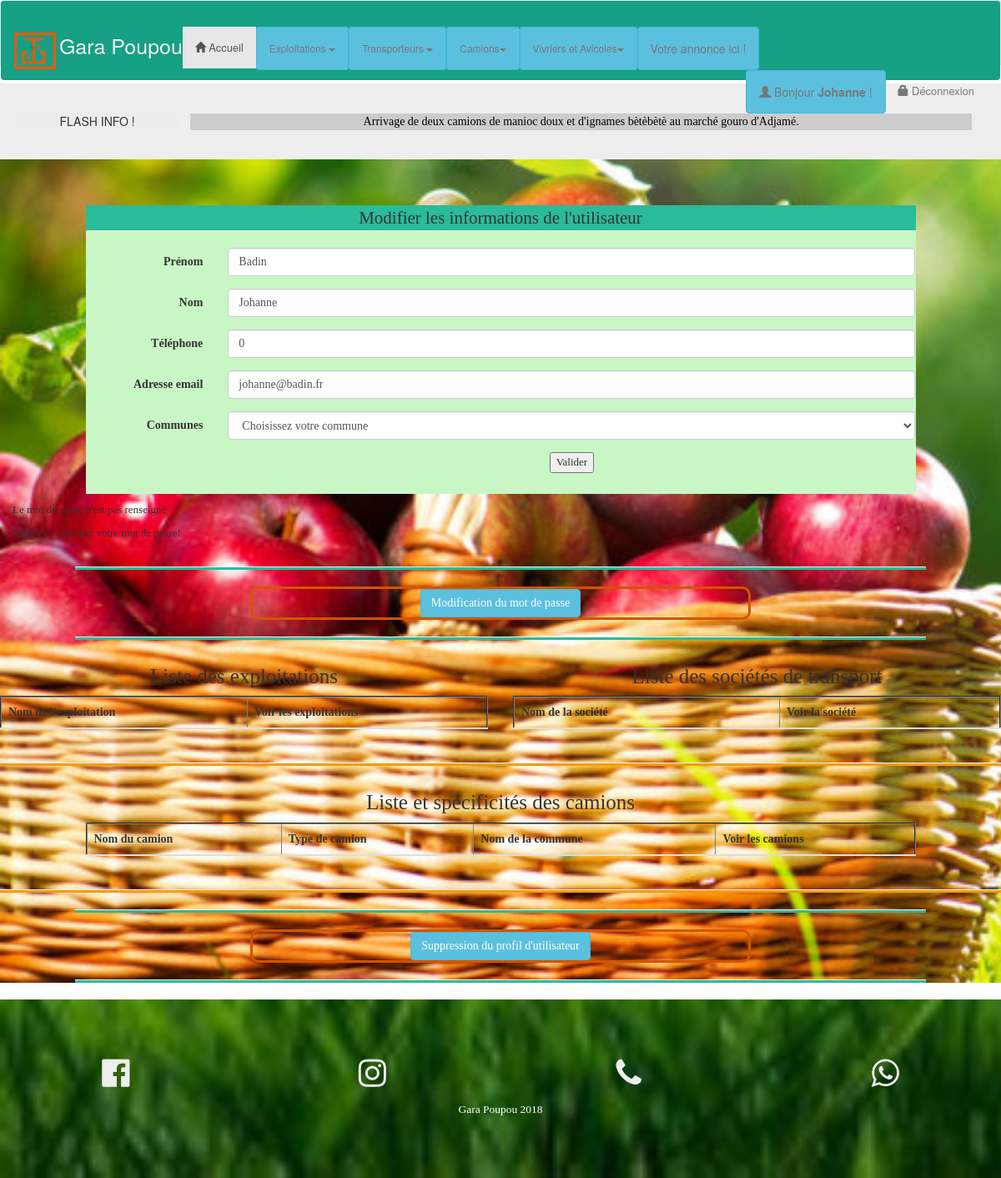
Screenshot of /profiluser.php (signed in) with the database file from the repository.
### tables this page shows
CREATE TABLE `piupiu_users`(
        `id`                  int (11) Auto_increment  NOT NULL ,
        `lastName`            Varchar (30) NOT NULL ,
        `firstName`           Varchar (25) NOT NULL ,
        `phoneNumber`        Int NOT NULL ,
        `email`               Varchar (255) NOT NULL ,
        `password`            Varchar (60) NOT NULL ,
        `activityDescription` Text ,
        `idCommunes`  Int NOT NULL ,
        PRIMARY KEY (`id`)
);

### controllers/profilUserController.php (called while the page is built, shortened)
<?php
$formError = array();
if (isset($_SESSION['id'])) {
    $users = new users();
    $users->id = $_SESSION['id'];
    $usersList = $users->getProfilUserById();
}
if (empty($_POST['modifyPassword'])) {
    $formError['modifyPassword'] = 'Le mot de passe  n\'est pas renseigné';
}
if (empty($_POST['passwordConfirm'])) {
    $formError['passwordConfirm'] = 'Veuillez confirmer votre mot de passe!';
}

### models/database.php (called while the page is built, shortened)
<?php
class dataBase {
    public function __construct() {
        try {
            $this->db = new PDO('mysql:host=127.0.0.1;dbname=GaraPoupou;charset=utf8', 'root', 'i271220101127B');
        } catch (Exception $ex) {
            die('Erreur : ' . $ex->getMessage());
        }
    }
}
?>

### models/usersModel.php (called while the page is built, shortened)
<?php
class users extends dataBase {
    public $id = 0;
    public function getProfilUserById() {
        $profilUserList = array();
        $query = 'SELECT `piupiu_users`.`lastName`, `piupiu_users`.`firstName`, `piupiu_users`.`phoneNumber`, `piupiu_users`.`email` '
                . 'FROM `piupiu_users` '
                . 'WHERE `piupiu_users`.`id` = :id';
        $profilUser = $this->db->prepare($query);
        $profilUser->bindValue(':id', $this->id, PDO::PARAM_INT);
        if ($profilUser->execute()) {
            $profilUserList = $profilUser->fetch(PDO::FETCH_OBJ);
        }
        return $profilUserList;
    }
}

### profiluser.php (the view, shortened to what this page needs)
<?php
include_once 'models/database.php';
include_once 'models/usersModel.php';
include_once 'controllers/profilUserController.php';
include 'header.php';
?>
<div id="bgUser" >
    <div class="row idUser">
        <div id="formmodif"class="col-lg-offset-1 col-xs-10 col-sm-12 col-md-12 col-lg-10">
            <form id="pUser" action="#" method="POST" class="form-horizontal">
                <fieldset>
                    <legend id="puLegend">Modifier les informations de l'utilisateur</legend>
                    <div class="form-group ">
                        <label for="lastName" class="col-lg-2 control-label <?= isset($formError['lastName']) ? 'inputError' : '' ?>">Prénom</label>
                        <div class="col-lg-10">
                            <input type="text" class="form-control" name="lastName" value="<?= $usersList->lastName ?>" placeholder="Prénom" />
                        </div>
                    </div>
                    <div class="form-group ">
                        <label for="firstName" class="col-lg-2 control-label <?= isset($formError['firstName']) ? 'inputError' : '' ?>">Nom</label>
                        <div class="col-lg-10">
                            <input type="text" class="form-control" name="firstName" value="<?= $usersList->firstName ?>" placeholder="Nom" />
                        </div>
                    </div>
                    <div class="form-group ">
                        <label for="telephone" class="col-lg-2 control-label <?= isset($formError['phoneNumber']) ? 'inputError' : '' ?>">Téléphone</label>
                        <div class="col-lg-10">
                            <input type="tel" class="form-control" name="phoneNumber" value="<?= $usersList->phoneNumber ?>" placeholder="Téléphone" />
                        </div>
                    </div>
                    <div class="form-group ">
                        <label for="email" class="col-lg-2 control-label <?= isset($formError['email']) ? 'inputError' : '' ?>">Adresse email</label>
                        <div class="col-lg-10">
                            <input type="email" class="form-control" name="email" value="<?= $usersList->email ?>" placeholder="Email" />
                        </div>
                    </div>
                    <div class="form-group">
                        <label for="idCommunes" class="col-lg-2 control-label <?= isset($formError['communeName']) ? 'inputError' : '' ?>">Communes</label>
                        <div class="col-lg-10">
                            <select name="idCommunes" class="form-control" id="select">
                                <option disabled selected>Choisissez votre commune</option>
                            </select>
                        </div>
                    </div>
                    <div class="form-group">
                        <div class="col-lg-10 col-lg-offset-2">
                            <p><input name="modifyUser" type="submit" value="Valider" /></p>
                        </div>
                    </div>
                </fieldset>
            </form>
        </div>
    </div>
    <div class="row">
        <div class="col-xs-10 col-sm-12 col-md-10 col-lg-6">
            <div class="col-xs-10 col-sm-12 col-md-10 col-lg-6">
                <?php foreach ($formError as $Error) { ?>
                    <p><?= $Error ?></p>
                <?php } ?>
            </div>
        </div>
    </div>
    <hr class="hr1"/>
    <div class="row modal1 ">
        <div class=" col-lg-offset-3 col-xs-12 col-sm-12 col-md-12 col-lg-6 modal2">
            <button type="button" class="btn btn-info btn-md" data-toggle="modal" data-target="#myModal">Modification du mot de passe</button>
        </div>
    </div>
    <hr class="hr1"/>
    <div class="row activity">
        <div class="col-xs-12 col-sm-12 col-md-10 col-lg-6">
            <h4>Liste des exploitations</h4>
            <table border="2" class="table table-striped table-hover">
                <thead>
                    <tr>
                        <th>Nom de l'exploitation</th>
                        <th>Voir les exploitations</th>
                    </tr>
                </thead>
            </table>
        </div>
        <div class="col-xs-12 col-sm-12 col-md-10  col-lg-6">
            <h4>Liste des sociétés de transport</h4>
            <table border="2" class="table table-striped table-hover">
                <thead>
                    <tr>
                        <th>Nom de la société</th>
                        <th>Voir la société</th>
                    </tr>
                </thead>
            </table>
        </div>
    </div>
    <hr class="hr"/>
    <div class="row activity">
        <div class="col-lg-offset-1 col-xs-12 col-sm-12 col-md-12 col-lg-10">
            <h4>Liste et spécificités des camions</h4>
            <table border="2" class="table table-striped table-hover">
                <thead>
                    <tr>
                        <th>Nom du camion</th>
                        <th>Type de camion</th>
                        <th>Nom de la commune</th>
                        <th>Voir les camions</th>
                    </tr>
                </thead>
            </table>
        </div>
    </div>
    <hr class="hr"/>
    <hr class="hr1"/>
    <div class="row" id="del">
        <div class="col-lg-offset-3 col-xs-12 col-sm-12 col-md-12 col-lg-6 delete">
            <form action="#" method="POST" >
                <button name="deleteUserProfil" type="submit" value="Valider" class="btn btn-info btn-md">Suppression du profil d'utilisateur</button>
            </form>
        </div>
    </div>
    <hr class="hr1"/>
</div>
<?php include 'footer.php'; ?>

### assets/css/style.css (style rules this page uses)
.hr { color: #D35400; height: 3px; background-color:#F39C12; }
.hr1 { width: 85%; color: #2ABB9B; height: 3px; background-color:#2ABB9B; }
label { display: inline-block; text-align: right; }
.idUser { border-radius: 5px; text-align: center; }
.activity { border-radius: 5px; text-align: center; }
.modal1 { margin: auto; }
.delete { border: 3px solid #D35400; border-radius: 10px; text-align: center; }
#del { margin: auto; }
.modal2 { border: 3px solid #D35400; border-radius: 10px; text-align: center; }
h2, h3, h4 { font-size: 25px; text-align: center; }
p { font-size:13px; }
#bgUser { background-image: url('../../assets/img/img_bckgrd/bg_userp2.jpg'); background-repeat: no-repeat; background-attachment: fixed; background-size: cover; font-family: serif; }
#formmodif { margin-top: 55px; }
#pUser { margin: auto; background-color: #C8F7C5; }
#puLegend { background-color: #2ABB9B; }

### rows the page displays
piupiu_users: lastName "Badin", firstName "Johanne", phoneNumber "0", email "johanne@badin.fr"

### other values shown
$_SESSION['firstName'] "Johanne"
$Error "Le mot de passe n'est pas renseigné"
$Error "Veuillez confirmer votre mot de passe!"
